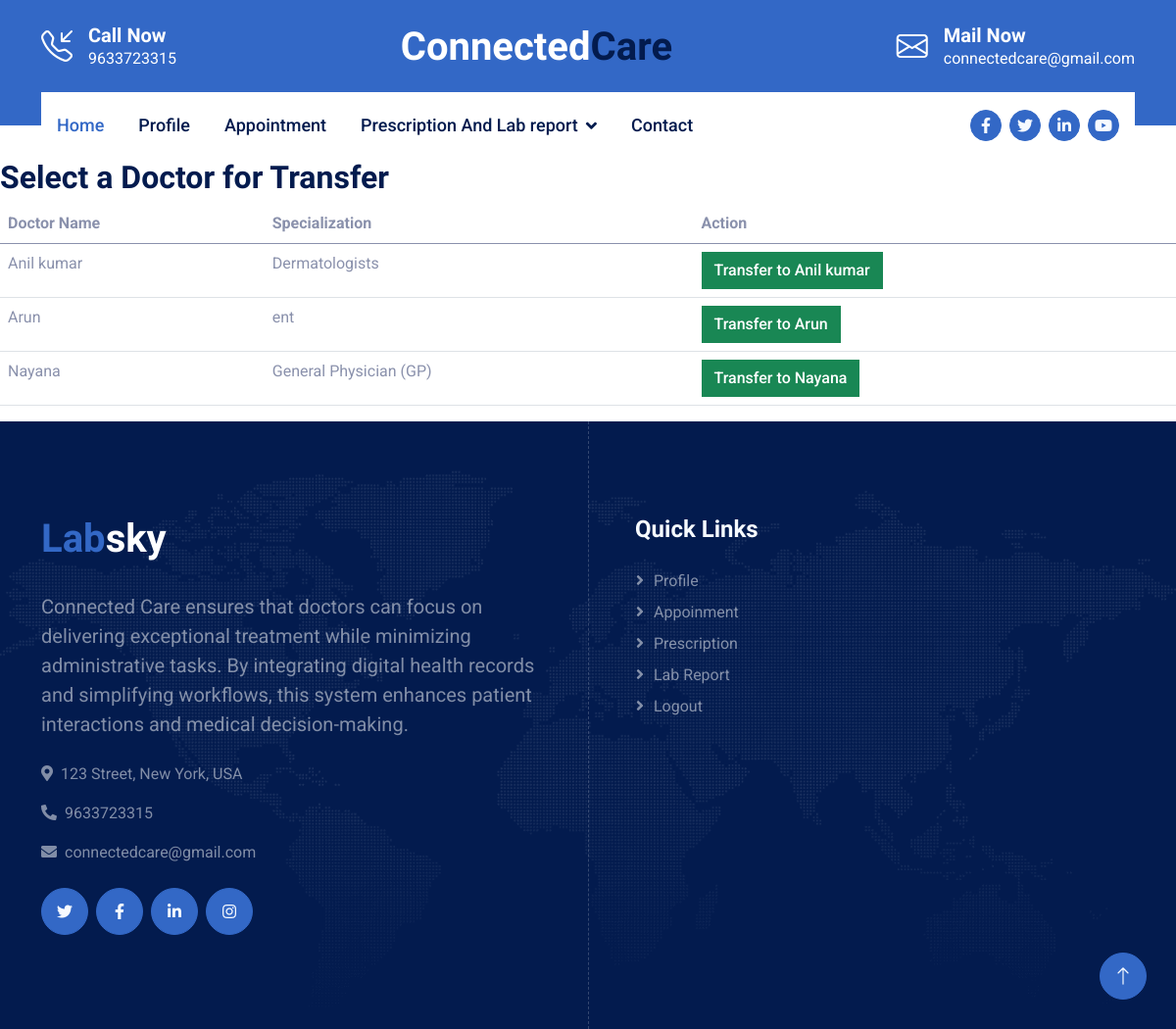
Screenshot of /transfer_patient/1/ with the database file from the repository.
### hosp_app/models.py (models this page shows)
class Doctor(models.Model):
    uploaded_image = models.ImageField(upload_to='images/', blank=True, null=True)
    name=models.CharField(max_length=100)
    gender=models.CharField(max_length=100)
    age=models.CharField(max_length=100)
    specification=models.CharField(max_length=100)
    exp=models.CharField(max_length=100)
    qualif=models.CharField(max_length=100)
    contact=models.CharField(max_length=100)
    con_fee=models.CharField(max_length=100)
    hosp_name=models.ForeignKey(Hosp,on_delete=models.CASCADE)
    loginid=models.ForeignKey('Login',on_delete=models.CASCADE)

### hosp_app/views.py (the view, shortened to what this page needs)
# urls.py: path("transfer_patient/<int:appointment_id>/", views.transfer_patient, name="transfer_patient"),
def transfer_patient(request, appointment_id):
    appointment = get_object_or_404(Appointment, id=appointment_id)
    doctors = Doctor.objects.exclude(id=appointment.doc_id.id)  # Exclude current doctor
    return render(request, "transfer_patient.html", {"doctors": doctors, "appointment": appointment})

### hosp_app/templates/transfer_patient.html (shortened to what this page needs)
{% extends "doc_header.html" %}
{% block content %}
<h2>Select a Doctor for Transfer</h2>
<form method="POST">
    <table class="table">
        <thead>
            <tr>
                <th>Doctor Name</th>
                <th>Specialization</th>
                <th>Action</th>
            </tr>
        </thead>
        <tbody>
            {% for doctor in doctors %}
            <tr>
                <td>{{ doctor.name }}</td>
                <td>{{ doctor.specification }}</td>
                <td>
                    <button type="submit" name="transfer_doc_id" value="{{ doctor.id }}" class="btn btn-success">
                        Transfer to {{ doctor.name }}
                    </button>
                </td>
            </tr>
            {% endfor %}
        </tbody>
    </table>
</form>
{% endblock %}

### hosp_app/static/doc_main/css/style.css (style rules this page uses)
.btn { transition: .5s; font-weight: 500; }

### rows the page displays
Doctor: name "Anil kumar", specification "Dermatologists", {{ doctor.id }} 2 (drawn)
Doctor: name "Arun", specification "ent", {{ doctor.id }} 3 (drawn)
Doctor: name "Nayana", specification "General Physician (GP)", {{ doctor.id }} 4 (drawn)
